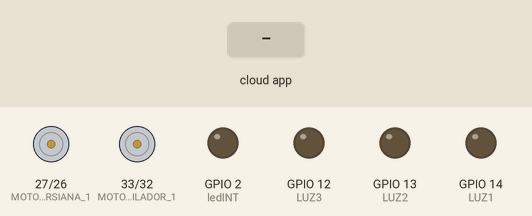
A sketch run on a simulated ESP32. Parts: motor-driver pin pairs drawn as motors (green arrow = first pin HIGH = forward, orange = second pin HIGH = backward, longer = more drive, scaled by the enable pin), output pins drawn as LEDs (lit = HIGH). The inputs (shaded band) are chosen by the test bench. WiFi joins after 1.5 s; servers stay silent unless stated; the Firebase database answers and starts empty.

Above: at 1.8 s.
1.9 s: the phone or cloud app sets led to 1
At 3.0 s:
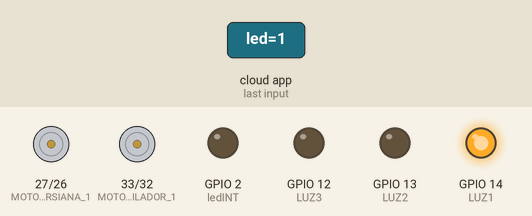
3.4 s: the phone or cloud app sets led1 to 1
At 5.1 s:
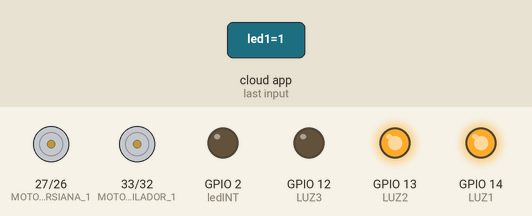
5.4 s: the phone or cloud app sets led3 to 1
At 7.0 s:
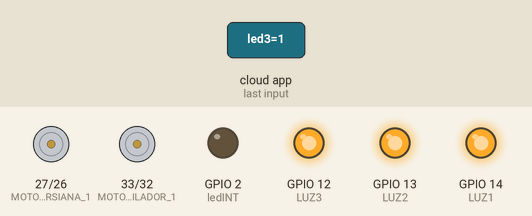
7.3 s: the phone or cloud app sets ventilador to 1
At 8.2 s:
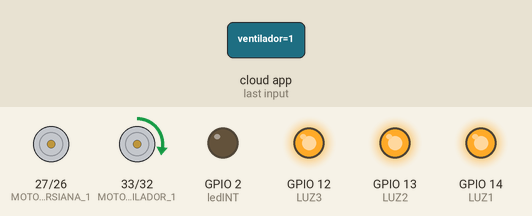
9.3 s: the phone or cloud app sets persianasube to 1
At 10.03 s:
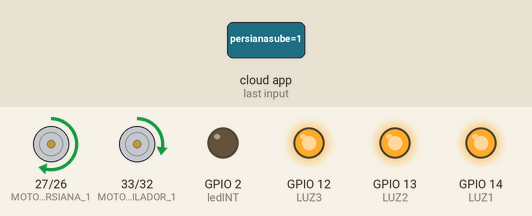
11.6 s: the phone or cloud app sets persianabaja to 1
At 12.38 s:
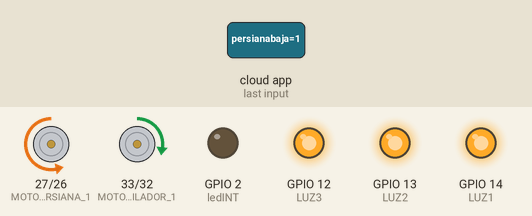
Timing chart, 0 to 14.6 s (numbered marks = the images above; inputs shaded):
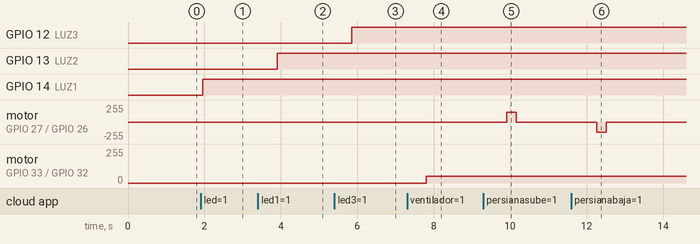

Measured:
- after the input at 1.9 s, GPIO 14 (LUZ1): LOW → HIGH after 0.05 s
- after the input at 3.4 s, GPIO 13 (LUZ2): LOW → HIGH after 0.50 s
- after the input at 5.4 s, GPIO 12 (LUZ3): LOW → HIGH after 0.46 s
- after the input at 7.3 s, motor on GPIO 33 (MOTOR_VENTILADOR_1) / GPIO 32 (MOTOR_VENTILADOR_2): stopped → forward 50/255 after 0.51 s
- after the input at 9.3 s, motor on GPIO 27 (MOTOR_PERSIANA_1) / GPIO 26 (MOTOR_PERSIANA_2): stopped → forward 150/255 after 0.61 s, → stopped 0.25 s later
- after the input at 11.6 s, motor on GPIO 27 (MOTOR_PERSIANA_1) / GPIO 26 (MOTOR_PERSIANA_2): stopped → backward 150/255 after 0.66 s, → stopped 0.25 s later

The sketch:

Proyecto_Final.ino
```cpp
#include <analogWrite.h>
#include <WiFi.h>
#include <FirebaseESP32.h>

//============================================= Usuario y Contraseña WIFI
#define ssid "ORT-IoT"
#define pass "OrtIOTnew22$2"
//=============================================

//================================================================== FIREBASE
#define url "projectofinal-f4108-default-rtdb.firebaseio.com/"
#define secreto "E8153b8tbwFxpFIFQiv14riHICsf2VlTtIwq6q0m"
//==================================================================

#define ledINT 2 //led integrado

#define MOTOR_VENTILADOR_1 33
#define MOTOR_VENTILADOR_2 32

#define POT_VENTILADOR 50

#define MOTOR_PERSIANA_2 26
#define MOTOR_PERSIANA_1 27
#define MOTOR_PERSIANA_PWM 25
#define POT_PERSIANA 150
#define TIEMPO_PERSIANA 250

#define LUZ1 14
#define LUZ2 13
#define LUZ3 12

#define PIN_AUXILIAR_1 5
#define PIN_AUXILIAR_2 17

FirebaseData myFireBaseData;
FirebaseJson myJson;
FirebaseJsonData myJsonData;

boolean estadoLed3, estadoLedINT, estadoLed1, estadoLed2, estadoLed4, estadoVentilador, estadoPersianaSube, estadoPersianaBaja;

String estados;


void setup() {                          //----------------------------------------------------------------------------- setup
  Serial.begin(115200);

  WiFi.begin(ssid, pass);
  Firebase.begin(url, secreto);
  Firebase.reconnectWiFi(true);

  pinMode(ledINT, OUTPUT);

  pinMode(MOTOR_VENTILADOR_1, OUTPUT);
  pinMode(MOTOR_VENTILADOR_2, OUTPUT);

  pinMode(MOTOR_PERSIANA_1, OUTPUT);
  pinMode(MOTOR_PERSIANA_2, OUTPUT);
  pinMode(MOTOR_PERSIANA_PWM, OUTPUT);

  pinMode(LUZ1, OUTPUT);
  pinMode(LUZ2, OUTPUT);
  pinMode(LUZ3, OUTPUT);
}

void loop() {                           //----------------------------------------------------------------------------- loop

  Firebase_Luz1 ();
  Firebase_Luz2 ();
  Firebase_Luz3 ();

  Firebase_ventilador ();
  Firebase_persiana ();
}

//----------------------------------------------- ventilador
void ventiladorON()
{
  analogWrite(MOTOR_VENTILADOR_1, POT_VENTILADOR);
  digitalWrite(MOTOR_VENTILADOR_2, LOW);
}

void ventiladorOFF()
{
  analogWrite(MOTOR_VENTILADOR_1, 0);
  digitalWrite(MOTOR_VENTILADOR_2, LOW);
}

//----------------------------------------------- persiana
void persianaUP() {
  digitalWrite(MOTOR_PERSIANA_1, HIGH);
  digitalWrite(MOTOR_PERSIANA_2, LOW);

  analogWrite(MOTOR_PERSIANA_PWM, POT_PERSIANA);
}

void persianaDOWN() {
  digitalWrite(MOTOR_PERSIANA_1, LOW);
  digitalWrite(MOTOR_PERSIANA_2, HIGH);

  analogWrite(MOTOR_PERSIANA_PWM, POT_PERSIANA);
}

void persianaSTOP() {
  digitalWrite(MOTOR_PERSIANA_1, LOW);
  digitalWrite(MOTOR_PERSIANA_2, LOW);

  analogWrite(MOTOR_PERSIANA_PWM, POT_PERSIANA);
}

//----------------------------------------------- luces
void luz1_ON () {
  digitalWrite(LUZ1, HIGH);
}
void luz1_OFF () {
  digitalWrite(LUZ1, LOW);
}
//------------------------
void luz2_ON () {
  digitalWrite(LUZ2, HIGH);
}
void luz2_OFF () {
  digitalWrite(LUZ2, LOW);
}
//------------------------
void luz3_ON () {
  digitalWrite(LUZ3, HIGH);
}
void luz3_OFF () {
  digitalWrite(LUZ3, LOW);
}


//------------------------------------------------------------------------------------------------------- Firebase
//----------------------------------------------- firebase LED-INT
void Firebase_ledINT () {
  Firebase.get(myFireBaseData, "/ledInt");
  estadoLedINT = myFireBaseData.boolData();

  if (estadoLedINT == true) {
    digitalWrite(ledINT, HIGH);
  }
  else {
    digitalWrite(ledINT, LOW);
  }
}

//----------------------------------------------- firebase LUZ1
void Firebase_Luz1 () {
  Firebase.get(myFireBaseData, "/led");
  estadoLed1 = myFireBaseData.boolData();

  if (estadoLed1 == true) {
    luz1_ON();
  }
  else {
    luz1_OFF();
  }
}

//----------------------------------------------- firebase LUZ2
void Firebase_Luz2 () {
  Firebase.get(myFireBaseData, "/led1");
  estadoLed2 = myFireBaseData.boolData();

  if (estadoLed2 == true) {
    luz2_ON();
  }
  else {
    luz2_OFF();
  }

}

//----------------------------------------------- firebase LUZ3
void Firebase_Luz3 () {
  Firebase.get(myFireBaseData, "/led3");
  estadoLed3 = myFireBaseData.boolData();


  if (estadoLed3 == true) {
    luz3_ON();
  }
  else {
    luz3_OFF();
  }
}

//----------------------------------------------- firebase Ventilador
void Firebase_ventilador () {
  Firebase.get(myFireBaseData, "/ventilador");
  estadoVentilador = myFireBaseData.boolData();

  if (estadoVentilador == true) {
    ventiladorON();
  }
  else {
    ventiladorOFF();
  }
}

//----------------------------------------------- firebase Persiana
void Firebase_persiana () {
  Firebase.get(myFireBaseData, "/persianasube");
  estadoPersianaSube = myFireBaseData.boolData();

  Firebase.get(myFireBaseData, "/persianabaja");
  estadoPersianaBaja = myFireBaseData.boolData();

  if (estadoPersianaSube == false && estadoPersianaBaja == false) {
    persianaSTOP();
  }
  else if (estadoPersianaSube == true && estadoPersianaBaja == false) {
    persianaUP();
    delay(TIEMPO_PERSIANA);
    persianaSTOP();

    Firebase.set(myFireBaseData, "/persianasube", false);
    Firebase.set(myFireBaseData, "/estadopersiana", true);
  }
  else if (estadoPersianaBaja == true && estadoPersianaSube == false) {
    persianaDOWN();
    delay(TIEMPO_PERSIANA);
    persianaSTOP();

    Firebase.set(myFireBaseData, "/persianabaja", false);
    Firebase.set(myFireBaseData, "/estadopersiana", false);
  }
  else if (estadoPersianaBaja == true && estadoPersianaSube == true) {
    Firebase.set(myFireBaseData, "/persianabaja", false);
    Firebase.set(myFireBaseData, "/persianasube", false);
  }

}

//-----------------------------------------------

//-----------------------------------------------
```
